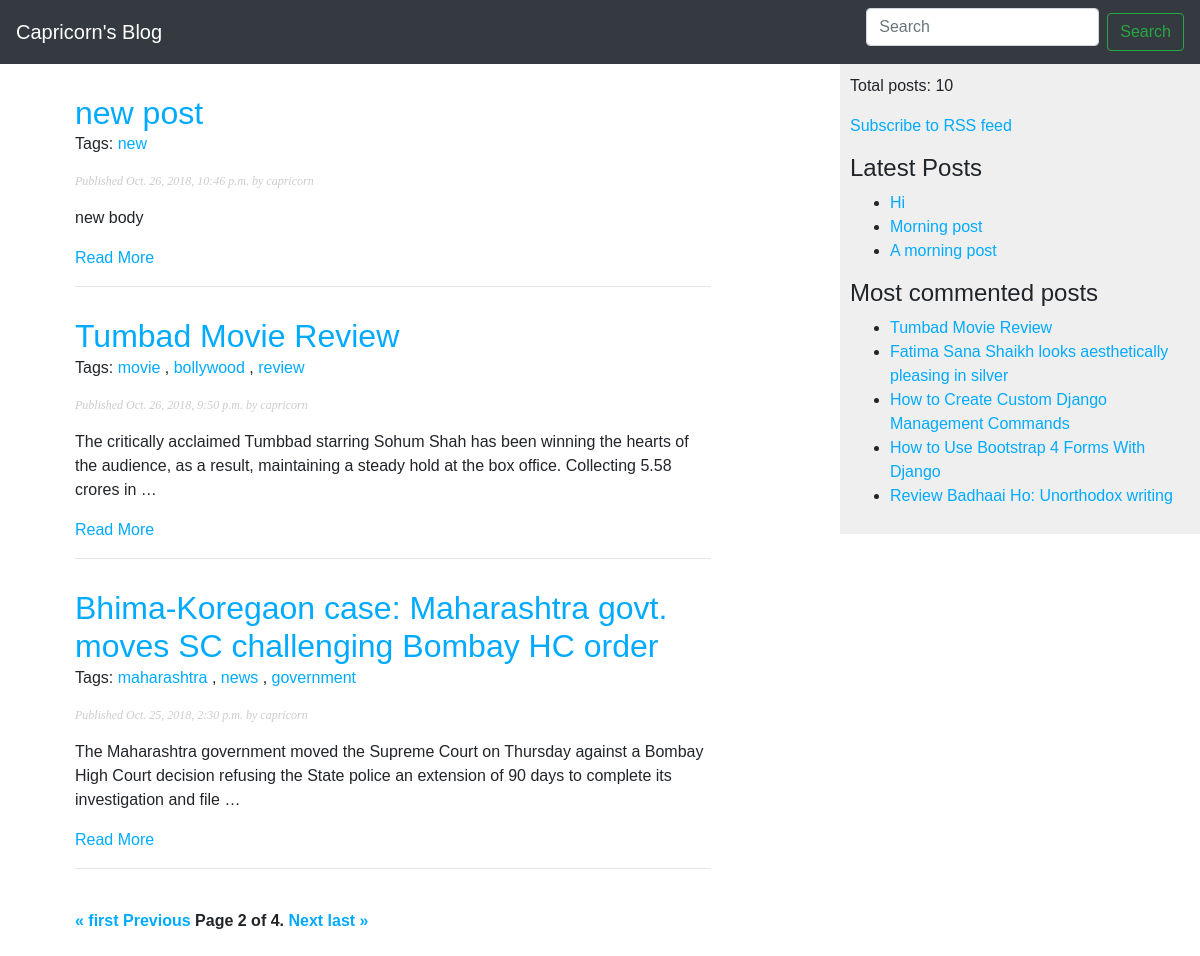
Screenshot of /?page=2 with the database file from the repository.
### blog/models.py (models this page shows, shortened)
class Post(models.Model):
    STATUS_CHOICE = (
        ('draft', 'Draft'),
        ('published', 'Published'),
    )
    title = models.CharField(max_length=250)
    slug = models.SlugField(max_length=250, unique_for_date='publish', blank=True, null=False)
    author = models.ForeignKey(User, on_delete=models.CASCADE, related_name='blog_posts')
    body = models.TextField()
    publish = models.DateTimeField(default=timezone.now)
    created = models.DateTimeField(auto_now_add=True)
    updated = models.DateTimeField(auto_now=True)
    status = models.CharField(max_length=10, choices=STATUS_CHOICE, default='draft')
    objects = models.Manager()  # default manager
    published = PublishedManager()  # custom manager
    tags = TaggableManager()
    class Meta:
        ordering = ('-publish',)
    def get_absolute_url(self):
        return reverse('blog:post_detail', args=[
            self.publish.year,
            self.publish.month,
            self.publish.day,
            self.slug
        ])

### blog/views.py (the view)
# urls.py: path('', views.post_list, name='post_list'),
def post_list(request, tag_slug=None):
    posts = Post.published.all()
    tag = None
    if tag_slug:
        tag = get_object_or_404(Tag, slug=tag_slug)
        posts = posts.filter(tags__in=[tag])
    paginator = Paginator(posts, 3)  # 3 posts in each page
    page = request.GET.get('page')
    try:
        posts = paginator.page(page)
    except PageNotAnInteger:
        posts = paginator.page(1)
    except EmptyPage:
        posts = paginator.page(paginator.num_pages)
    template = 'blog/post/list.html'
    context = {
        'posts': posts,
        'page': page,
        'tag': tag
    }
    return render(request, template_name=template, context=context)

### blog/models.py (called while the page is built)
    def get_queryset(self):
        return super().get_queryset().filter(status='published')

### blog/templatetags/blog_tags.py (called while the page is built)
@register.simple_tag
def total_posts():
    return Post.published.count()

@register.inclusion_tag('blog/snippets/latest_posts.html')
def show_latest_posts(count=5):
    latest_posts = Post.published.order_by('-publish')[:count]
    return {'latest_posts': latest_posts}

@register.simple_tag
def get_most_commented_posts(count=5):
    return Post.published.annotate(total_comments=Count('comments')).order_by('-total_comments')[:count]

@register.filter(name='markdown')
def markdown_format(text):
    return mark_safe(markdown.markdown(text))

### blog/templates/blog/post/list.html (shortened to what this page needs)
{% extends 'blog/base.html' %}
{% load blog_tags %}
{% block content %}
    {% for post in posts %}
        <h2><a href="{{ post.get_absolute_url }}">{{ post.title }}</a></h2>
        <p class="tags">
            Tags:
            {% for tag in post.tags.all %}
                <a href="{% url 'blog:post_list_by_tag' tag.slug %}">{{ tag.name }}</a>
                {% if not forloop.last %}, {% endif %}
            {% endfor %}
        </p>
        <p class="date">Published {{ post.publish }} by {{ post.author }}</p>
        {{ post.body|truncatewords:30|markdown }}
        <p><a href="{{ post.get_absolute_url }}">Read More</a></p>
        <hr>
    {% endfor %}
    {% include "blog/snippets/pagination.html" with page=posts %}
{% endblock %}

### blog/templates/blog/base.html (shortened to what this page needs)
{% load blog_tags %}
{% load static %}
<!DOCTYPE html>
<html lang="en">
<head>
    <link rel="stylesheet" href="https://stackpath.bootstrapcdn.com/bootstrap/4.1.3/css/bootstrap.min.css"
>
    <link rel="stylesheet" href="{% static 'css/blog_app.css' %}">
</head>
<body>
<nav class="navbar navbar-dark bg-dark">
    <a href="{% url 'blog:post_list' %}" class="navbar-brand">Capricorn's Blog</a>
    <form class="form-inline" method="get" action="{% url 'blog:post_search' %}">
        <input class="form-control mr-sm-2" name="query" type="search" placeholder="Search" aria-label="Search">
        <button class="btn btn-outline-success my-2 my-sm-0" type="submit">Search</button>
    </form>
</nav>
<div class="container">
    <div id="content">
        {% block content %}
        {% endblock %}
    </div>
</div>
<div id="sidebar">
    <p>Total posts: {% total_posts %}</p>
    <p><a href="{% url 'blog:post_feed' %}">Subscribe to RSS feed</a></p>
    <h4>Latest Posts</h4>
    {% show_latest_posts 3 %}
    <h4>Most commented posts</h4>
    {% get_most_commented_posts as most_commented_posts %}
    <ul>
        {% for post in most_commented_posts %}
            <li><a href="{{ post.get_absolute_url }}">{{ post.title }}</a></li>
        {% endfor %}
    </ul>
</div>
</body>
</html>

### blog/templates/blog/snippets/latest_posts.html
<ul>
    {% for post in latest_posts %}
        <li><a href="{{ post.get_absolute_url }}">{{ post.title }}</a></li>
    {% endfor %}
</ul>

### blog/static/css/blog_app.css (style rules this page uses)
body { margin:0; padding:0; font-family:helvetica, sans-serif; }
a { color:#00abff; text-decoration:none; }
h2 { font-weight:normal; margin:30px 0 0; }
#content { float:left; width:60%; padding:0 0 0 30px; }
#sidebar { float:right; width:30%; padding:10px; background:#efefef; height:100%; }
p.date { color:#ccc; font-family: georgia, serif; font-size: 12px; font-style: italic; }
input, textarea { clear:both; float:left; margin:0 0 10px; background:#ededed; border:0; padding:6px 10px; font-size:12px; }

### rows the page displays
Post: title "new post", publish "Oct. 26, 2018, 10:46 p.m.", author "capricorn", body "new body"
Tag: name "new"
Post: title "Tumbad Movie Review", publish "Oct. 26, 2018, 9:50 p.m.", author "capricorn", body "The critically acclaimed Tumbbad starring Sohum Shah has been winning the hearts of the audience, as a result, maintaining a steady hold at the box office. Collecting 5.58 crores in …"
Tag: name "movie"
Tag: name "bollywood"
Tag: name "review"
Post: title "Bhima-Koregaon case: Maharashtra govt. moves SC challenging Bombay HC order", publish "Oct. 25, 2018, 2:30 p.m.", author "capricorn", body "The Maharashtra government moved the Supreme Court on Thursday against a Bombay High Court decision refusing the State police an extension of 90 days to complete its investigation and file …"
Tag: name "maharashtra"
Tag: name "news"
Tag: name "government"
Post: title "Hi"
Post: title "Morning post"
Post: title "A morning post"
Post: title "Fatima Sana Shaikh looks aesthetically pleasing in silver"
Post: title "How to Create Custom Django Management Commands"
Post: title "How to Use Bootstrap 4 Forms With Django"
Post: title "Review Badhaai Ho: Unorthodox writing"

### other values shown
{{ page.number }} "2"
{{ page.paginator.num_pages }} "4"
